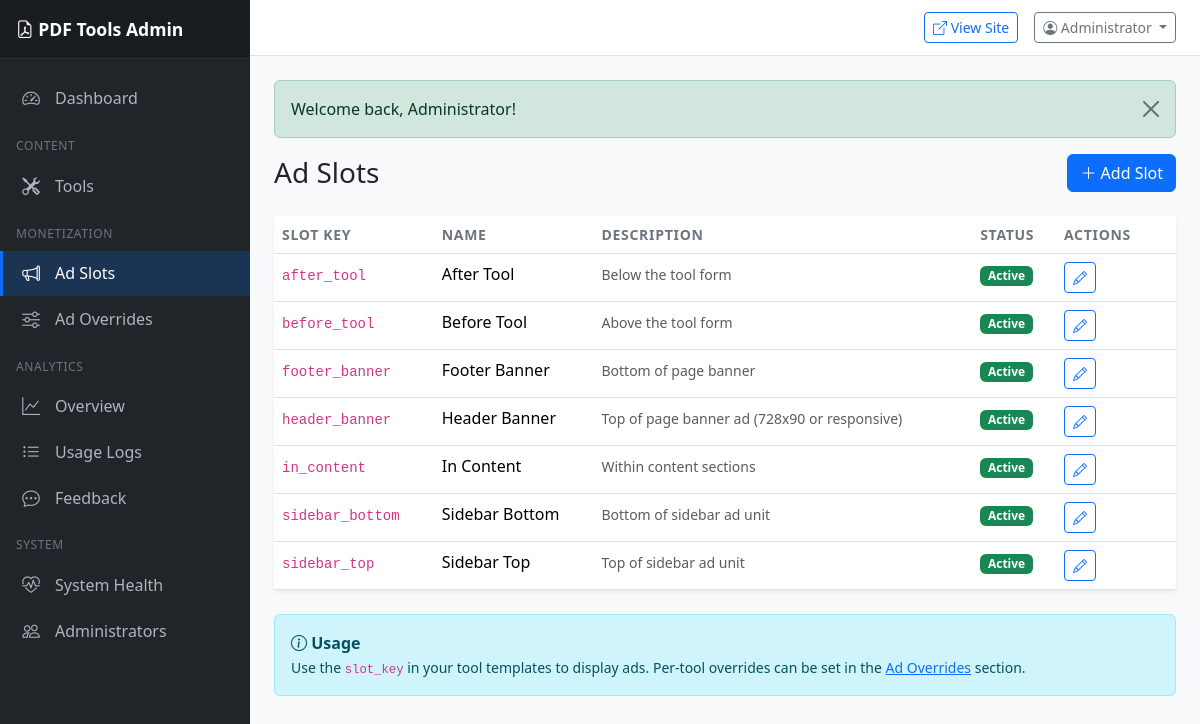
The app's page /admin/modules/ads/slots_list.php (signed in) with its own data.
### tables this page shows
CREATE TABLE IF NOT EXISTS ad_slots (
    id INT AUTO_INCREMENT PRIMARY KEY,
    slot_key VARCHAR(50) NOT NULL UNIQUE,
    slot_name VARCHAR(100) NOT NULL,
    description TEXT,
    default_code TEXT,
    is_active TINYINT(1) NOT NULL DEFAULT 1,
    created_at TIMESTAMP DEFAULT CURRENT_TIMESTAMP,
    updated_at TIMESTAMP DEFAULT CURRENT_TIMESTAMP ON UPDATE CURRENT_TIMESTAMP,
    INDEX idx_slot_key (slot_key),
    INDEX idx_is_active (is_active)
);

### admin/config/config.php (called while the page is built, shortened)
<?php
function get_db_connection(): PDO {
    static $pdo = null;
    if ($pdo === null) {
        $dsn = sprintf(
            'mysql:host=%s;dbname=%s;charset=%s',
            DB_HOST,
            DB_NAME,
            DB_CHARSET
        );
        $options = [
            PDO::ATTR_ERRMODE => PDO::ERRMODE_EXCEPTION,
            PDO::ATTR_DEFAULT_FETCH_MODE => PDO::FETCH_ASSOC,
            PDO::ATTR_EMULATE_PREPARES => false,
        ];
        try {
            $pdo = new PDO($dsn, DB_USER, DB_PASS, $options);
        } catch (PDOException $e) {
            error_log('Database connection failed: ' . $e->getMessage());
            die('Database connection failed. Please check configuration.');
        }
    }
    return $pdo;
}
function get_flash_messages(): array {
    $messages = $_SESSION['flash_messages'] ?? [];
    return $messages;
}
function is_logged_in(): bool {
    return isset($_SESSION['admin_id']) && !empty($_SESSION['admin_id']);
}
function get_current_admin(): ?array {
    static $admin = null;
    if ($admin === null) {
        $pdo = get_db_connection();
        $stmt = $pdo->prepare('SELECT * FROM admins WHERE id = ? AND is_active = 1');
        $stmt->execute([$_SESSION['admin_id']]);
        $admin = $stmt->fetch();
    }
    return $admin ?: null;
}
function has_role(string|array $roles): bool {
    $admin = get_current_admin();
    if (is_string($roles)) {
        $roles = [$roles];
    }
    return in_array($admin['role'], $roles);
}
function e(string $string): string {
    return htmlspecialchars($string, ENT_QUOTES, 'UTF-8');
}

### admin/includes/auth_check.php (called while the page is built, shortened)
<?php
require_once __DIR__ . '/../config/config.php';
$current_admin = get_current_admin();

### admin/modules/ads/slots_list.php (the view, shortened to what this page needs)
<?php
require_once __DIR__ . '/../../includes/auth_check.php';
$pdo = get_db_connection();
$stmt = $pdo->query('SELECT * FROM ad_slots ORDER BY slot_key ASC');
$slots = $stmt->fetchAll();
include __DIR__ . '/../../includes/header.php';
include __DIR__ . '/../../includes/sidebar.php';
?>
<div class="d-flex justify-content-between align-items-center mb-4">
    <h1 class="h3 mb-0">Ad Slots</h1>
    <a href="<?php echo ADMIN_BASE_URL; ?>/modules/ads/slot_edit.php" class="btn btn-primary">
        <i class="bi bi-plus-lg"></i> Add Slot
    </a>
</div>
<div class="card">
    <div class="card-body p-0">
        <?php if (empty($slots)): ?>
            <div class="p-4 text-center text-muted">
                <i class="bi bi-megaphone fs-1"></i>
                <p class="mt-2 mb-0">No ad slots defined.</p>
            </div>
        <?php else: ?>
            <div class="table-responsive">
                <table class="table table-hover mb-0">
                    <thead>
                        <tr>
                            <th>Slot Key</th>
                            <th>Name</th>
                            <th>Description</th>
                            <th>Status</th>
                            <th width="120">Actions</th>
                        </tr>
                    </thead>
                    <tbody>
                        <?php foreach ($slots as $slot): ?>
                            <tr>
                                <td><code><?php echo e($slot['slot_key']); ?></code></td>
                                <td><?php echo e($slot['slot_name']); ?></td>
                                <td><small class="text-muted"><?php echo e(substr($slot['description'], 0, 50)); ?></small></td>
                                <td>
                                    <?php if ($slot['is_active']): ?>
                                        <span class="badge bg-success">Active</span>
                                    <?php else: ?>
                                        <span class="badge bg-danger">Inactive</span>
                                    <?php endif; ?>
                                </td>
                                <td>
                                    <div class="btn-group btn-group-sm">
                                        <a href="<?php echo ADMIN_BASE_URL; ?>/modules/ads/slot_edit.php?id=<?php echo $slot['id']; ?>"
                                           class="btn btn-outline-primary" title="Edit">
                                            <i class="bi bi-pencil"></i>
                                        </a>
                                    </div>
                                </td>
                            </tr>
                        <?php endforeach; ?>
                    </tbody>
                </table>
            </div>
        <?php endif; ?>
    </div>
</div>
<div class="mt-4">
    <div class="alert alert-info">
        <strong><i class="bi bi-info-circle"></i> Usage</strong><br>
        <small>
            Use the <code>slot_key</code> in your tool templates to display ads.
            Per-tool overrides can be set in the <a href="<?php echo ADMIN_BASE_URL; ?>/modules/ads/overrides_list.php">Ad Overrides</a> section.
        </small>
    </div>
</div>
<?php include __DIR__ . '/../../includes/footer.php'; ?>

### admin/includes/header.php (shortened to what this page needs)
<!DOCTYPE html>
<html lang="en">
<head>
    <link href="https://cdn.jsdelivr.net/npm/bootstrap@5.3.2/dist/css/bootstrap.min.css" rel="stylesheet">
    <link href="https://cdn.jsdelivr.net/npm/bootstrap-icons@1.11.1/font/bootstrap-icons.css" rel="stylesheet">
</head>
<body>

### admin/includes/sidebar.php (shortened to what this page needs)
<?php
$current_page = basename($_SERVER['PHP_SELF']);
$current_module = '';
if (strpos($_SERVER['REQUEST_URI'], '/modules/') !== false) {
    preg_match('/\/modules\/([^\/]+)/', $_SERVER['REQUEST_URI'], $matches);
    $current_module = $matches[1] ?? '';
}
?>
<nav class="sidebar">
    <div class="sidebar-brand">
        <a href="<?php echo ADMIN_BASE_URL; ?>/dashboard.php">
            <i class="bi bi-file-earmark-pdf"></i> <?php echo ADMIN_SITE_NAME; ?>
        </a>
    </div>
    <div class="sidebar-nav">
        <a href="<?php echo ADMIN_BASE_URL; ?>/dashboard.php"
           class="nav-link <?php echo $current_page === 'dashboard.php' ? 'active' : ''; ?>">
            <i class="bi bi-speedometer2"></i> Dashboard
        </a>
        <div class="nav-section">Content</div>
        <a href="<?php echo ADMIN_BASE_URL; ?>/modules/tools/list.php"
           class="nav-link <?php echo $current_module === 'tools' ? 'active' : ''; ?>">
            <i class="bi bi-tools"></i> Tools
        </a>
        <?php if (has_role(['super_admin', 'ad_manager'])): ?>
        <div class="nav-section">Monetization</div>
        <a href="<?php echo ADMIN_BASE_URL; ?>/modules/ads/slots_list.php"
           class="nav-link <?php echo $current_module === 'ads' && strpos($current_page, 'slot') !== false ? 'active' : ''; ?>">
            <i class="bi bi-megaphone"></i> Ad Slots
        </a>
        <a href="<?php echo ADMIN_BASE_URL; ?>/modules/ads/overrides_list.php"
           class="nav-link <?php echo $current_module === 'ads' && strpos($current_page, 'override') !== false ? 'active' : ''; ?>">
            <i class="bi bi-sliders"></i> Ad Overrides
        </a>
        <?php endif; ?>
        <div class="nav-section">Analytics</div>
        <a href="<?php echo ADMIN_BASE_URL; ?>/modules/analytics/overview.php"
           class="nav-link <?php echo $current_module === 'analytics' && $current_page === 'overview.php' ? 'active' : ''; ?>">
            <i class="bi bi-graph-up"></i> Overview
        </a>
        <a href="<?php echo ADMIN_BASE_URL; ?>/modules/analytics/logs.php"
           class="nav-link <?php echo $current_module === 'analytics' && $current_page === 'logs.php' ? 'active' : ''; ?>">
            <i class="bi bi-list-ul"></i> Usage Logs
        </a>
        <a href="<?php echo ADMIN_BASE_URL; ?>/modules/feedback/list.php"
           class="nav-link <?php echo $current_module === 'feedback' ? 'active' : ''; ?>">
            <i class="bi bi-chat-dots"></i> Feedback
        </a>
        <?php if (has_role('super_admin')): ?>
        <div class="nav-section">System</div>
        <a href="<?php echo ADMIN_BASE_URL; ?>/modules/system/health.php"
           class="nav-link <?php echo $current_module === 'system' ? 'active' : ''; ?>">
            <i class="bi bi-heart-pulse"></i> System Health
        </a>
        <a href="<?php echo ADMIN_BASE_URL; ?>/modules/admins/list.php"
           class="nav-link <?php echo $current_module === 'admins' ? 'active' : ''; ?>">
            <i class="bi bi-people"></i> Administrators
        </a>
        <?php endif; ?>
    </div>
</nav>
<div class="main-content">
    <div class="top-navbar">
        <div class="d-flex align-items-center gap-3">
            <a href="<?php echo PUBLIC_BASE_URL; ?>/" target="_blank" class="btn btn-sm btn-outline-primary">
                <i class="bi bi-box-arrow-up-right"></i> View Site
            </a>
            <div class="dropdown">
                <button class="btn btn-sm btn-outline-secondary dropdown-toggle" type="button" data-bs-toggle="dropdown">
                    <i class="bi bi-person-circle"></i> <?php echo e($current_admin['name']); ?>
                </button>
            </div>
        </div>
    </div>
    <div class="content-wrapper">
        <?php include __DIR__ . '/flash.php'; ?>

### admin/includes/flash.php
<?php
$flash_messages = get_flash_messages();
if (!empty($flash_messages)): ?>
<div class="flash-messages">
    <?php foreach ($flash_messages as $flash): ?>
        <div class="alert alert-<?php echo e($flash['type']); ?> alert-dismissible fade show" role="alert">
            <?php echo e($flash['message']); ?>
            <button type="button" class="btn-close" data-bs-dismiss="alert" aria-label="Close"></button>
        </div>
    <?php endforeach; ?>
</div>
<?php endif; ?>

### admin/includes/footer.php (shortened to what this page needs)
    </div>
</div>
</body>
</html>

### admin/includes/header.php (style rules this page uses)
:root { --sidebar-width: 250px; }
body { min-height: 100vh; background-color: #f8f9fa; }
.sidebar { position: fixed; top: 0; left: 0; width: var(--sidebar-width); height: 100vh; background: #212529; padding: 0; overflow-y: auto; z-index: 1000; }
.sidebar-brand { padding: 1rem; background: #1a1d20; border-bottom: 1px solid #2c3034; }
.sidebar-brand a { color: #fff; text-decoration: none; font-weight: 600; font-size: 1.1rem; }
.sidebar-nav { padding: 1rem 0; }
.sidebar-nav .nav-section { padding: 0.5rem 1rem; font-size: 0.75rem; text-transform: uppercase; letter-spacing: 0.05em; color: #6c757d; margin-top: 0.5rem; }
.sidebar-nav .nav-link { padding: 0.6rem 1rem; color: #adb5bd; display: flex; align-items: center; gap: 0.75rem; transition: all 0.2s; border-left: 3px solid transparent; }
.sidebar-nav .nav-link.active { color: #fff; background: rgba(13, 110, 253, 0.2); border-left-color: #0d6efd; }
.sidebar-nav .nav-link i { font-size: 1.1rem; width: 1.5rem; text-align: center; }
.main-content { margin-left: var(--sidebar-width); min-height: 100vh; }
.top-navbar { background: #fff; border-bottom: 1px solid #dee2e6; padding: 0.75rem 1.5rem; display: flex; justify-content: space-between; align-items: center; }
.content-wrapper { padding: 1.5rem; }
.card { border: none; box-shadow: 0 0.125rem 0.25rem rgba(0, 0, 0, 0.075); }
.table th { font-weight: 600; font-size: 0.875rem; text-transform: uppercase; letter-spacing: 0.05em; color: #6c757d; }
.flash-messages { margin-bottom: 1rem; }

### records on screen
ad_slots: slot_key "after_tool", slot_name "After Tool", description "Below the tool form", is_active "Active"
ad_slots: slot_key "before_tool", slot_name "Before Tool", description "Above the tool form", is_active "Active"
ad_slots: slot_key "footer_banner", slot_name "Footer Banner", description "Bottom of page banner", is_active "Active"
ad_slots: slot_key "header_banner", slot_name "Header Banner", description "Top of page banner ad (728x90 or responsive)", is_active "Active"
ad_slots: slot_key "in_content", slot_name "In Content", description "Within content sections", is_active "Active"
ad_slots: slot_key "sidebar_bottom", slot_name "Sidebar Bottom", description "Bottom of sidebar ad unit", is_active "Active"
ad_slots: slot_key "sidebar_top", slot_name "Sidebar Top", description "Top of sidebar ad unit", is_active "Active"

### other values on screen
ADMIN_SITE_NAME "PDF Tools Admin"
$current_admin['name'] "Administrator"
$flash['message'] "Welcome back, Administrator!"
